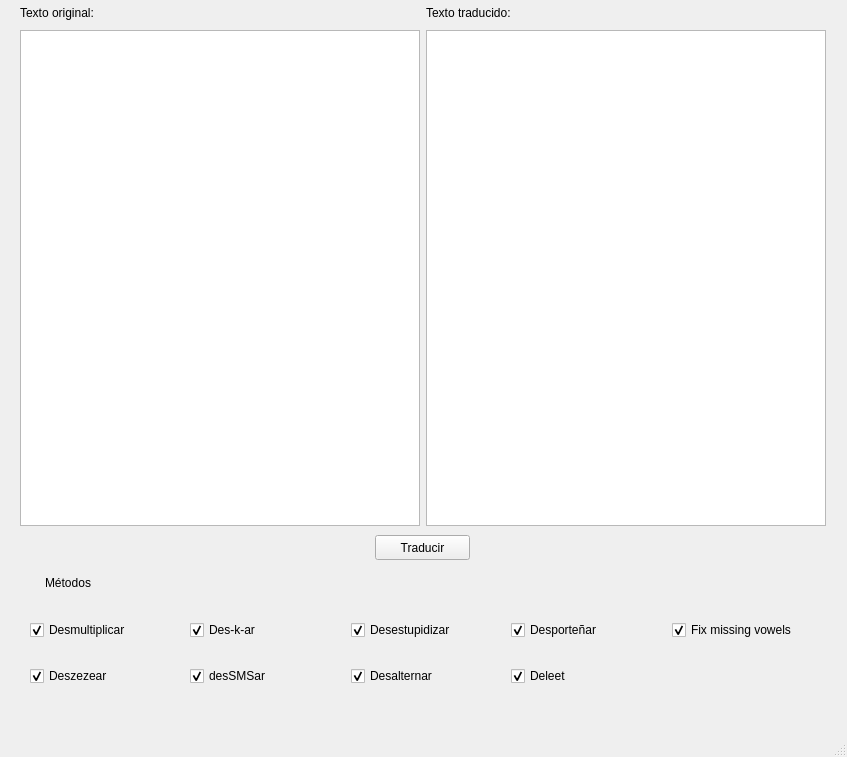
<ui version="4.0" >
 <class>MainWindow</class>
 <widget class="QMainWindow" name="MainWindow" >
  <property name="geometry" >
   <rect>
    <x>0</x>
    <y>0</y>
    <width>847</width>
    <height>757</height>
   </rect>
  </property>
  <property name="windowTitle" >
   <string>Traductor de lenguaje flogger a español (desfotologueador)</string>
  </property>
  <widget class="QWidget" name="centralwidget" >
   <widget class="QPushButton" name="translateButton" >
    <property name="geometry" >
     <rect>
      <x>375</x>
      <y>535</y>
      <width>95</width>
      <height>25</height>
     </rect>
    </property>
    <property name="text" >
     <string>Traducir</string>
    </property>
   </widget>
   <widget class="QWidget" name="horizontalLayoutWidget" >
    <property name="geometry" >
     <rect>
      <x>20</x>
      <y>30</y>
      <width>806</width>
      <height>496</height>
     </rect>
    </property>
    <layout class="QHBoxLayout" name="horizontalLayout" >
     <item>
      <widget class="QPlainTextEdit" name="originalTextEdit" />
     </item>
     <item>
      <widget class="QPlainTextEdit" name="translatedTextEdit" />
     </item>
    </layout>
   </widget>
   <widget class="QWidget" name="horizontalLayoutWidget_2" >
    <property name="geometry" >
     <rect>
      <x>20</x>
      <y>0</y>
      <width>806</width>
      <height>26</height>
     </rect>
    </property>
    <layout class="QHBoxLayout" name="horizontalLayout_2" >
     <item>
      <widget class="QLabel" name="label_2" >
       <property name="text" >
        <string>Texto original:</string>
       </property>
       <property name="alignment" >
        <set>Qt::AlignLeading|Qt::AlignLeft|Qt::AlignVCenter</set>
       </property>
      </widget>
     </item>
     <item>
      <widget class="QLabel" name="label" >
       <property name="text" >
        <string>Texto traducido:</string>
       </property>
      </widget>
     </item>
    </layout>
   </widget>
   <widget class="QWidget" name="gridLayoutWidget" >
    <property name="geometry" >
     <rect>
      <x>30</x>
      <y>600</y>
      <width>796</width>
      <height>106</height>
     </rect>
    </property>
    <layout class="QGridLayout" name="gridLayout" >
     <item row="0" column="0" >
      <widget class="QCheckBox" name="desmultiplicar" >
       <property name="text" >
        <string>Desmultiplicar</string>
       </property>
       <property name="checked" >
        <bool>true</bool>
       </property>
      </widget>
     </item>
     <item row="1" column="0" >
      <widget class="QCheckBox" name="deszezear" >
       <property name="text" >
        <string>Deszezear</string>
       </property>
       <property name="checked" >
        <bool>true</bool>
       </property>
      </widget>
     </item>
     <item row="0" column="1" >
      <widget class="QCheckBox" name="deskar" >
       <property name="text" >
        <string>Des-k-ar</string>
       </property>
       <property name="checked" >
        <bool>true</bool>
       </property>
      </widget>
     </item>
     <item row="1" column="1" >
      <widget class="QCheckBox" name="dessmsar" >
       <property name="text" >
        <string>desSMSar</string>
       </property>
       <property name="checked" >
        <bool>true</bool>
       </property>
      </widget>
     </item>
     <item row="0" column="2" >
      <widget class="QCheckBox" name="desestupidizar" >
       <property name="text" >
        <string>Desestupidizar</string>
       </property>
       <property name="checked" >
        <bool>true</bool>
       </property>
      </widget>
     </item>
     <item row="1" column="2" >
      <widget class="QCheckBox" name="desalternar" >
       <property name="text" >
        <string>Desalternar</string>
       </property>
       <property name="checked" >
        <bool>true</bool>
       </property>
      </widget>
     </item>
     <item row="0" column="3" >
      <widget class="QCheckBox" name="desporteniar" >
       <property name="text" >
        <string>Desporteñar</string>
       </property>
       <property name="checked" >
        <bool>true</bool>
       </property>
      </widget>
     </item>
     <item row="1" column="3" >
      <widget class="QCheckBox" name="deleet" >
       <property name="text" >
        <string>Deleet</string>
       </property>
       <property name="checked" >
        <bool>true</bool>
       </property>
      </widget>
     </item>
     <item row="0" column="4" >
      <widget class="QCheckBox" name="fixmissingvowels" >
       <property name="text" >
        <string>Fix missing vowels</string>
       </property>
       <property name="checked" >
        <bool>true</bool>
       </property>
      </widget>
     </item>
    </layout>
   </widget>
   <widget class="QLabel" name="label_3" >
    <property name="geometry" >
     <rect>
      <x>45</x>
      <y>575</y>
      <width>54</width>
      <height>16</height>
     </rect>
    </property>
    <property name="text" >
     <string>Métodos</string>
    </property>
   </widget>
  </widget>
  <widget class="QMenuBar" name="menubar" >
   <property name="geometry" >
    <rect>
     <x>0</x>
     <y>0</y>
     <width>847</width>
     <height>24</height>
    </rect>
   </property>
  </widget>
  <widget class="QStatusBar" name="statusbar" />
 </widget>
 <resources/>
 <connections>
  <connection>
   <sender>translateButton</sender>
   <signal>clicked()</signal>
   <receiver>MainWindow</receiver>
   <slot>translate()</slot>
   <hints>
    <hint type="sourcelabel" >
     <x>419</x>
     <y>574</y>
    </hint>
    <hint type="destinationlabel" >
     <x>601</x>
     <y>593</y>
    </hint>
   </hints>
  </connection>
 </connections>
 <slots>
  <slot>translate()</slot>
 </slots>
</ui>
